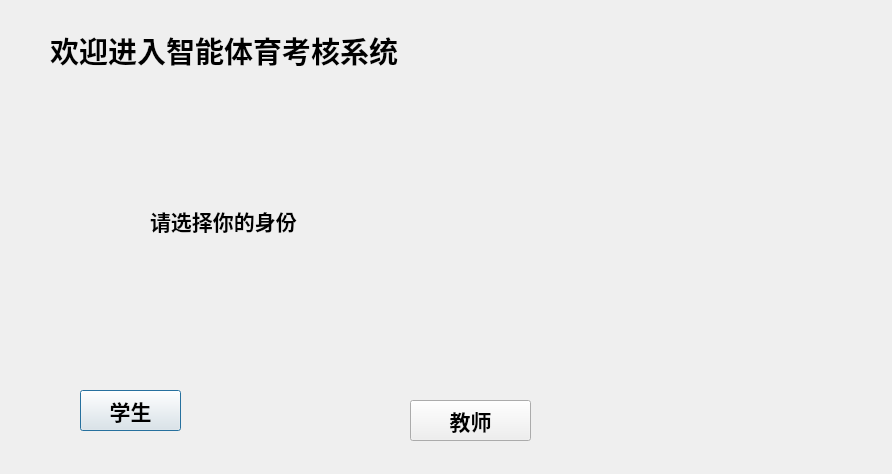
<?xml version="1.0" encoding="UTF-8"?>
<ui version="4.0">
 <class>Identity</class>
 <widget class="QDialog" name="Identity">
  <property name="geometry">
   <rect>
    <x>0</x>
    <y>0</y>
    <width>892</width>
    <height>474</height>
   </rect>
  </property>
  <property name="windowTitle">
   <string>Dialog</string>
  </property>
  <widget class="QLabel" name="label">
   <property name="geometry">
    <rect>
     <x>50</x>
     <y>30</y>
     <width>611</width>
     <height>41</height>
    </rect>
   </property>
   <property name="font">
    <font>
     <family>Agency FB</family>
     <pointsize>22</pointsize>
     <weight>75</weight>
     <bold>true</bold>
    </font>
   </property>
   <property name="text">
    <string>欢迎进入智能体育考核系统</string>
   </property>
  </widget>
  <widget class="QLabel" name="label_2">
   <property name="geometry">
    <rect>
     <x>150</x>
     <y>200</y>
     <width>281</width>
     <height>41</height>
    </rect>
   </property>
   <property name="font">
    <font>
     <family>Agency FB</family>
     <pointsize>16</pointsize>
     <weight>75</weight>
     <bold>true</bold>
    </font>
   </property>
   <property name="text">
    <string>请选择你的身份</string>
   </property>
  </widget>
  <widget class="QPushButton" name="pushButton">
   <property name="geometry">
    <rect>
     <x>80</x>
     <y>390</y>
     <width>101</width>
     <height>41</height>
    </rect>
   </property>
   <property name="font">
    <font>
     <family>Agency FB</family>
     <pointsize>16</pointsize>
     <weight>75</weight>
     <bold>true</bold>
    </font>
   </property>
   <property name="text">
    <string>学生</string>
   </property>
  </widget>
  <widget class="QPushButton" name="pushButton_2">
   <property name="geometry">
    <rect>
     <x>410</x>
     <y>400</y>
     <width>121</width>
     <height>41</height>
    </rect>
   </property>
   <property name="font">
    <font>
     <family>Agency FB</family>
     <pointsize>16</pointsize>
     <weight>75</weight>
     <bold>true</bold>
    </font>
   </property>
   <property name="text">
    <string>教师</string>
   </property>
  </widget>
 </widget>
 <resources/>
 <connections/>
</ui>
